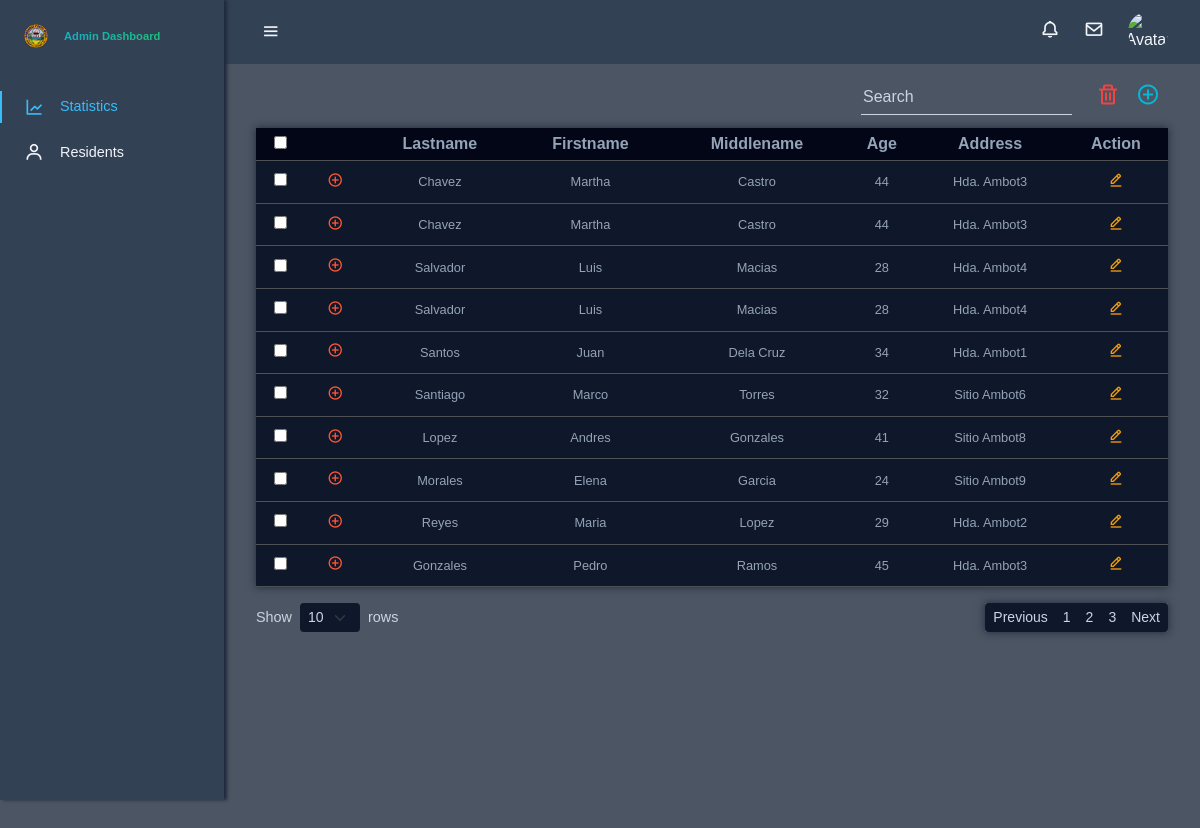
Page /app/views/admin/residents.php on the earlier database version.
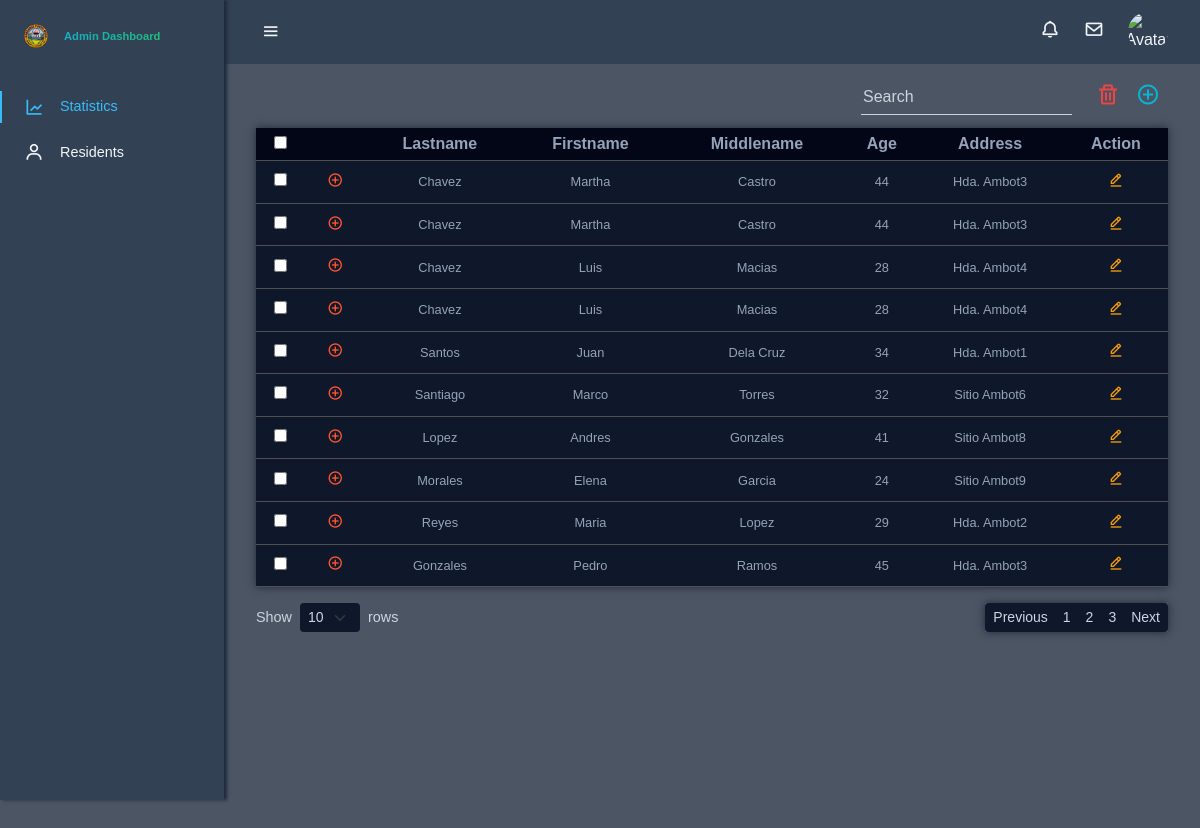
Same page on the later database version.
### tables this page shows
CREATE TABLE `residents` (
  `resident_id` int(10) NOT NULL,
  `account_id` int(10) NOT NULL,
  `personal_info_id` int(10) NOT NULL,
  `isValidResident` tinyint(1) NOT NULL
);

CREATE TABLE `personal_information` (
  `personal_info_id` int(10) NOT NULL,
  `lastname` varchar(255) NOT NULL,
  `firstname` varchar(255) NOT NULL,
  `middlename` varchar(255) NOT NULL,
  `age` int(10) NOT NULL,
  `date_of_birth` date DEFAULT NULL,
  `civil_status` enum('Single','Married','Widowed','Legally Separated') DEFAULT NULL,
  `educational_attainment` enum('Elementary Graduate','Elementary Undergraduate','Highschool Graduate','Highschool Undergraduate','College Graduate','College Undergraduate') DEFAULT NULL,
  `occupation` varchar(255) DEFAULT NULL,
  `religion` varchar(100) DEFAULT NULL,
  `citizenship` varchar(100) DEFAULT NULL,
  `address_id` int(10) NOT NULL,
  `sex` enum('male','female') NOT NULL,
  `phone_number` varchar(20) NOT NULL,
  `email` varchar(255) NOT NULL,
  `created_at` datetime NOT NULL DEFAULT current_timestamp(),
  `updated_at` datetime NOT NULL DEFAULT current_timestamp()
);

CREATE TABLE `address` (
  `address_id` int(10) NOT NULL,
  `address_name` varchar(255) NOT NULL,
  `address_type` enum('hda','sitio') NOT NULL
);

### app/models/get_residents.php (called while the page is built, shortened)
<?php
include './config/db_config.php';
$sql = "SELECT
            r.resident_id,
            pi.lastname,
            pi.firstname,
            pi.middlename,
            pi.age,
            pi.date_of_birth,
            pi.civil_status,
            pi.educational_attainment,
            pi.occupation,
            pi.religion,
            pi.citizenship,
            pi.phone_number,
            pi.email,
            pi.sex,
            a.address_name,
            a.address_type,
            hi.height_cm,
            hi.weight_kg,
            hi.blood_type,
            hi.blood_pressure,
            hi.cholesterol_level,
            hi.created_at AS health_info_created_at,
            ac.username,
            ac.role,
            ac.profile_picture,
            GROUP_CONCAT(mc.condition_name SEPARATOR ', ') AS medical_conditions
        FROM
            residents r
        JOIN
            personal_information pi ON r.personal_info_id = pi.personal_info_id
        JOIN
            address a ON pi.address_id = a.address_id
        LEFT JOIN
            health_information hi ON r.resident_id = hi.resident_id
        JOIN
            accounts ac ON r.account_id = ac.account_id
        LEFT JOIN
            residents_medical_condition rmc ON r.resident_id = rmc.resident_id
        LEFT JOIN
            medical_conditions mc ON rmc.medical_conditions_id = mc.medical_conditions_id
        WHERE
            r.isValidResident = 1
        GROUP BY
            r.resident_id, pi.lastname, pi.firstname, pi.middlename, pi.age, pi.date_of_birth, pi.civil_status,
            pi.educational_attainment, pi.occupation, pi.religion, pi.citizenship, pi.phone_number, pi.email,
            pi.sex, a.address_name, a.address_type, hi.height_cm, hi.weight_kg, hi.blood_type, hi.blood_pressure,
            hi.cholesterol_level, hi.created_at, ac.username, ac.role, ac.profile_picture";
$result = mysqli_query($conn, $sql);
$residents_data = [];
if (mysqli_num_rows($result) > 0) {
    while ($row = mysqli_fetch_assoc($result)) {
        $residents_data[] = $row;
    }
}
?>

### app/views/admin/residents.php (the view, shortened to what this page needs)
<?php
include './app/models/get_residents.php';
?>
<!DOCTYPE html>
<html lang="en">
<head>
    <?php include './app/views/globals/head.php'; ?>
    <link rel="stylesheet" href="./public/css/admin.css">
</head>
<body id="body-pd">
    <?php include 'partials/top_navigation.php'; ?>
    <?php include 'partials/sidebar.php'; ?>
    <div class="height-100 main-content">
        <div class="toolbar">
            <input type="search" placeholder="Search" class="search">
            <button><i class='bx bx-trash'></i></button>
            <button><i class='bx bx-plus-circle'></i></button>
        </div>
        <table class="table table-sm table-dark text-center">
            <thead>
                <tr>
                    <th><input type="checkbox" id="select-all"></th>
                    <th></th>
                    <th>Lastname</th>
                    <th>Firstname</th>
                    <th>Middlename</th>
                    <th>Age</th>
                    <th>Address</th>
                    <th>Action</th>
                </tr>
            </thead>
            <tbody id="resident-table-body">
                <?php foreach ($residents_data as $index => $resident): ?>
                    <tr class="main-row">
                        <td><input type="checkbox" class="row-checkbox"></td>
                        <td>
                            <button class="toggle-btn" data-bs-toggle="collapse" aria-expanded="true" aria-controls="collapse" data-bs-target="#collapseRow<?php echo $index; ?>">
                                <i class='bx bx-plus-circle'></i>
                            </button>
                        </td>
                        <td><?php echo htmlspecialchars($resident['lastname']); ?></td>
                        <td><?php echo htmlspecialchars($resident['firstname']); ?></td>
                        <td><?php echo htmlspecialchars($resident['middlename']); ?></td>
                        <td><?php echo htmlspecialchars($resident['age']); ?></td>
                        <td><?php echo htmlspecialchars($resident['address_name']); ?></td>
                        <td><button class="btn btn-edit"><i class='bx bx-edit-alt'></i></button></td>
                    </tr>
                <?php endforeach; ?>
            </tbody>
        </table>
        <div class="pagination-details d-flex justify-content-between align-items-center">
            <div class="d-flex align-items-center rows-page">
                <label for="rows-per-page" class="me-2">Show</label>
                <select id="rows-per-page" class="form-select form-select-sm me-2" style="width: auto;">
                    <option value="10">10</option>
                </select>
                <label>rows</label>
            </div>
            <nav>
                <ul class="pagination pagination-sm mb-0">
                    <li class="page-item"><a class="page-link" href="#">Previous</a></li>
                    <li class="page-item"><a class="page-link" href="#">1</a></li>
                    <li class="page-item"><a class="page-link" href="#">2</a></li>
                    <li class="page-item"><a class="page-link" href="#">3</a></li>
                    <li class="page-item"><a class="page-link" href="#">Next</a></li>
                </ul>
            </nav>
        </div>
    </div>
</body>
</html>

### app/views/globals/head.php (shortened to what this page needs)
<link href="https://cdn.jsdelivr.net/npm/bootstrap@5.3.3/dist/css/bootstrap.min.css" rel="stylesheet">
<link rel="stylesheet" href="https://cdnjs.cloudflare.com/ajax/libs/font-awesome/6.0.0-beta3/css/all.min.css">
<link rel="stylesheet" href="https://cdn.jsdelivr.net/npm/boxicons@latest/css/boxicons.min.css">
<link rel="stylesheet" href="https://cdn.jsdelivr.net/npm/bootstrap-icons@1.11.3/font/bootstrap-icons.css">

### app/views/admin/partials/top_navigation.php
<header class="header" id="header">
    <div class="header_toggle">
        <i class='bx bx-menu nav_icon' id="header-toggle"></i>
    </div>
    <div class="avatar-menu">
        <div class="header_notifications">
            <i class='bx bx-bell nav_icon'></i>
        </div>
        <div class="header_messages">
            <i class='bx bx-envelope nav_icon'></i>
        </div>
        <div class="header_img">
            <img src="https://media.licdn.com/dms/image/D4E03AQE0NQBonGpnZw/profile-displayphoto-shrink_800_800/0/1676439696857?e=1728518400&v=beta&t=HgnEAyADaiwrZM8oMCUN9jLqZkQa6cenX5WaayXKV2k"
                alt="Avatar"
                id="avatar"
                data-bs-toggle="popover"
                data-bs-trigger="focus"
                data-bs-html="true"
                data-bs-content="<ul class='list-group'>
                                    <li class='list-group-item'>
                                        <a href='#'><i class='bx bx-user'></i> Profile</a>
                                    </li>
                                    <li class='list-group-item'>
                                        <a href='#'><i class='bx bx-cog'></i> Settings</a>
                                    </li>
                                    <li class='list-group-item'>
                                        <a href='#' class='logout'><i class='bx bx-log-out'></i> Logout</a>
                                    </li>
                                </ul>"
                tabindex="0">
        </div>
    </div>
</header>

### app/views/admin/partials/sidebar.php
<div class="l-navbar show" id="nav-bar">
    <nav class="nav">
        <div>
            <a href="/bhcmis/admin" class="nav_logo gradient-text">
                <img src="./public/images/punta_mesa_logo.png" alt="Logo" class="admin-logo">
                <span class="nav_logo-name">Admin Dashboard</span>
            </a>
            <div class="nav_list">
                <?php
                $current_page = $_SERVER['REQUEST_URI'];
                ?>
                <a href="/bhcmis/admin" class="nav_link <?= strpos($current_page, '/admin') !== false && strpos($current_page, '/admin-residents') === false ? 'active' : '' ?>">
                    <i class='bx bx-line-chart nav_icon'></i>
                    <span class="nav_name">Statistics</span>
                </a>
                <a href="/bhcmis/admin-residents" class="nav_link <?= strpos($current_page, '/admin-residents') !== false ? 'active' : '' ?>">
                    <i class='bx bx-user nav_icon'></i>
                    <span class="nav_name">Residents</span>
                </a>
            </div>
        </div>
    </nav>
</div>

Differences in the rows shown:
changed through a linked row, residents "Luis": personal_info.lastname "Salvador" → "Chavez"
